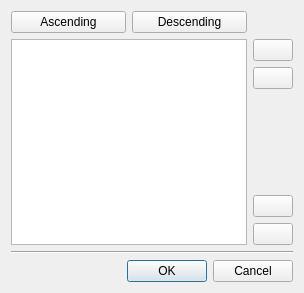
<?xml version="1.0" encoding="UTF-8"?>
<ui version="4.0">
 <class>Dialog</class>
 <widget class="QDialog" name="Dialog">
  <property name="geometry">
   <rect>
    <x>0</x>
    <y>0</y>
    <width>304</width>
    <height>293</height>
   </rect>
  </property>
  <property name="windowTitle">
   <string>Dialog</string>
  </property>
  <layout class="QGridLayout" name="gridLayout">
   <item row="0" column="0">
    <widget class="QPushButton" name="ascendingBtn">
     <property name="text">
      <string>Ascending</string>
     </property>
     <property name="icon">
      <iconset theme="view-sort-ascending">
       <normaloff/>
      </iconset>
     </property>
    </widget>
   </item>
   <item row="1" column="0" colspan="2">
    <widget class="QListView" name="listView">
     <property name="selectionMode">
      <enum>QAbstractItemView::ContiguousSelection</enum>
     </property>
    </widget>
   </item>
   <item row="3" column="0" colspan="3">
    <widget class="QDialogButtonBox" name="buttonBox">
     <property name="standardButtons">
      <set>QDialogButtonBox::Cancel|QDialogButtonBox::Ok</set>
     </property>
    </widget>
   </item>
   <item row="1" column="2">
    <layout class="QVBoxLayout" name="verticalLayout">
     <item>
      <widget class="QPushButton" name="topBtn">
       <property name="sizePolicy">
        <sizepolicy hsizetype="Maximum" vsizetype="Fixed">
         <horstretch>0</horstretch>
         <verstretch>0</verstretch>
        </sizepolicy>
       </property>
       <property name="toolTip">
        <string>Move selection to top</string>
       </property>
       <property name="icon">
        <iconset theme="arrow-up-double">
         <normaloff/>
        </iconset>
       </property>
      </widget>
     </item>
     <item>
      <widget class="QPushButton" name="upBtn">
       <property name="sizePolicy">
        <sizepolicy hsizetype="Maximum" vsizetype="Fixed">
         <horstretch>0</horstretch>
         <verstretch>0</verstretch>
        </sizepolicy>
       </property>
       <property name="toolTip">
        <string>Move selection up</string>
       </property>
       <property name="icon">
        <iconset theme="arrow-up">
         <normaloff/>
        </iconset>
       </property>
      </widget>
     </item>
     <item>
      <spacer name="verticalSpacer">
       <property name="orientation">
        <enum>Qt::Vertical</enum>
       </property>
       <property name="sizeHint" stdset="0">
        <size>
         <width>20</width>
         <height>40</height>
        </size>
       </property>
      </spacer>
     </item>
     <item>
      <widget class="QPushButton" name="downBtn">
       <property name="sizePolicy">
        <sizepolicy hsizetype="Maximum" vsizetype="Fixed">
         <horstretch>0</horstretch>
         <verstretch>0</verstretch>
        </sizepolicy>
       </property>
       <property name="toolTip">
        <string>Move selection down</string>
       </property>
       <property name="icon">
        <iconset theme="arrow-down">
         <normaloff/>
        </iconset>
       </property>
      </widget>
     </item>
     <item>
      <widget class="QPushButton" name="bottomBtn">
       <property name="sizePolicy">
        <sizepolicy hsizetype="Maximum" vsizetype="Fixed">
         <horstretch>0</horstretch>
         <verstretch>0</verstretch>
        </sizepolicy>
       </property>
       <property name="toolTip">
        <string>Move selection to bottom</string>
       </property>
       <property name="icon">
        <iconset theme="arrow-down-double">
         <normaloff/>
        </iconset>
       </property>
      </widget>
     </item>
    </layout>
   </item>
   <item row="0" column="1">
    <widget class="QPushButton" name="descendingBtn">
     <property name="text">
      <string>Descending</string>
     </property>
     <property name="icon">
      <iconset theme="view-sort-descending">
       <normaloff/>
      </iconset>
     </property>
    </widget>
   </item>
   <item row="2" column="0" colspan="3">
    <widget class="Line" name="line">
     <property name="orientation">
      <enum>Qt::Horizontal</enum>
     </property>
    </widget>
   </item>
  </layout>
 </widget>
 <resources/>
 <connections>
  <connection>
   <sender>buttonBox</sender>
   <signal>accepted()</signal>
   <receiver>Dialog</receiver>
   <slot>accept()</slot>
   <hints>
    <hint type="sourcelabel">
     <x>248</x>
     <y>254</y>
    </hint>
    <hint type="destinationlabel">
     <x>157</x>
     <y>274</y>
    </hint>
   </hints>
  </connection>
  <connection>
   <sender>buttonBox</sender>
   <signal>rejected()</signal>
   <receiver>Dialog</receiver>
   <slot>reject()</slot>
   <hints>
    <hint type="sourcelabel">
     <x>316</x>
     <y>260</y>
    </hint>
    <hint type="destinationlabel">
     <x>286</x>
     <y>274</y>
    </hint>
   </hints>
  </connection>
 </connections>
</ui>
